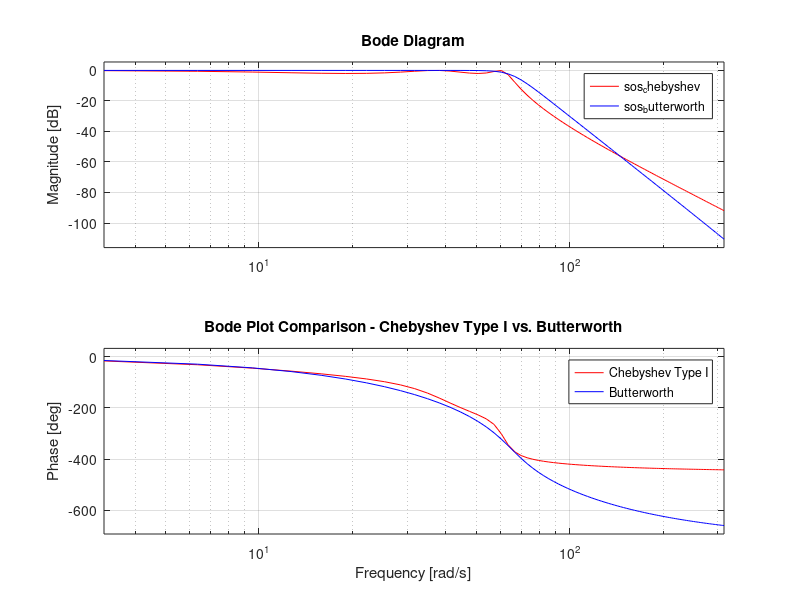
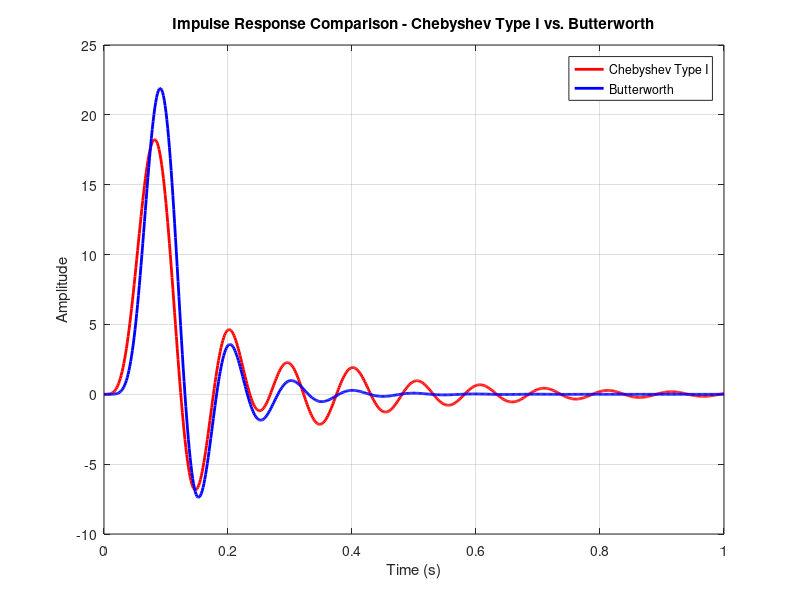
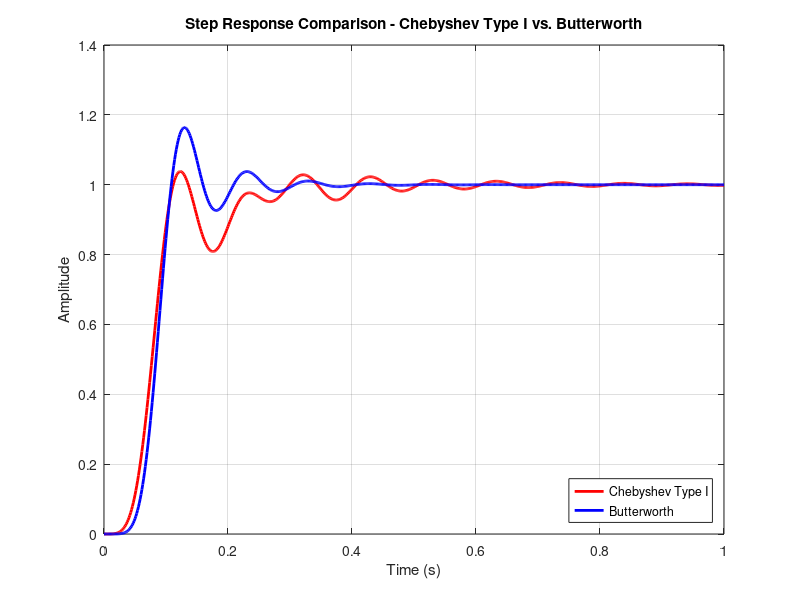

These charts were generated, in order, by the following MATLAB code:
% Given parameters
alpha = 1+mod(109,3);           % Maximum passband ripple in dB
stopband_attenuation = 40; % Minimum stopband attenuation in dB
Fs = 720;            % Sampling frequency in samples/sec
Fp = 10;             % Passband edge frequency in Hz
Fstop = 20;          % Stopband edge frequency in Hz

% Calculate normalized cutoff frequencies (Wc and Ws)
Wc = 2 * Fp / Fs;
Ws = 2 * Fstop / Fs;

% Determine filter order (N) using the formula for Chebyshev Type I filter
[n, Wn] = cheb1ord(Wc, Ws, alpha, stopband_attenuation);

% Design the Chebyshev Type I filter
[z, p] = cheby1(n, alpha, Wn);
sos_chebyshev = tf(z, p, 1/Fs);

% Design the Butterworth filter as in the previous example
[n_butterworth, Wn_butterworth] = buttord(Wc, Ws, alpha, stopband_attenuation);
[z_butterworth, p_butterworth] = butter(n_butterworth, Wn_butterworth);
sos_butterworth = tf(z_butterworth, p_butterworth, 1/Fs);

% Compare the filter orders
fprintf('Chebyshev Type I Filter Order: %d\n', n);
fprintf('Butterworth Filter Order: %d\n', n_butterworth);

% Plot the Bode plots of Chebyshev Type I and Butterworth filters
figure;
f=linspace(0,50,100);
bode(sos_chebyshev, 'r', sos_butterworth, 'b',2*pi*f);
title('Bode Plot Comparison - Chebyshev Type I vs. Butterworth');
legend('Chebyshev Type I', 'Butterworth');
grid on;

% Define the time vector for 1 second
t = 0:1/Fs:1;

% Compute the impulse response of the Chebyshev Type I filter
impulse_response_chebyshev = impulse(sos_chebyshev, t);

% Compute the step response of the Chebyshev Type I filter
step_response_chebyshev = step(sos_chebyshev, t);

% Compute the impulse response and step response of the Butterworth filter
impulse_response_butterworth = impulse(sos_butterworth, t);
step_response_butterworth = step(sos_butterworth, t);

% Plot the impulse response and step response of both filters on the same graph
figure;
plot(t, impulse_response_chebyshev, 'r', 'LineWidth', 2, 'DisplayName', 'Chebyshev Type I');
hold on;
plot(t, impulse_response_butterworth, 'b', 'LineWidth', 2, 'DisplayName', 'Butterworth');
xlabel('Time (s)');
ylabel('Amplitude');
title('Impulse Response Comparison - Chebyshev Type I vs. Butterworth');
legend('Location', 'northeast');
grid on;

figure;
plot(t, step_response_chebyshev, 'r', 'LineWidth', 2, 'DisplayName', 'Chebyshev Type I');
hold on;
plot(t, step_response_butterworth, 'b', 'LineWidth', 2, 'DisplayName', 'Butterworth');
xlabel('Time (s)');
ylabel('Amplitude');
title('Step Response Comparison - Chebyshev Type I vs. Butterworth');
legend('Location', 'southeast');
grid on;
